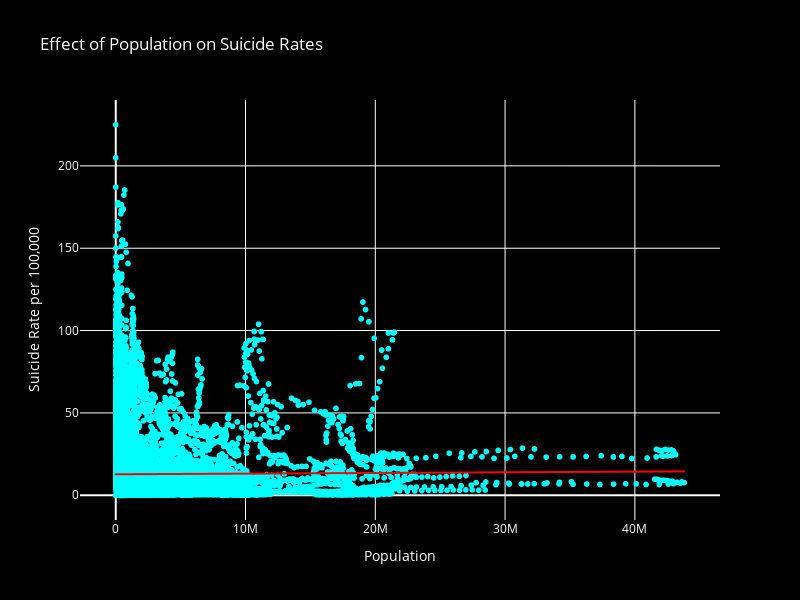

This figure's notebook cell:
### Code cell
import plotly.express as px
import plotly.graph_objects as go

fig_population_suicide = px.scatter(
    df, 
    x='population', 
    y='suicides/100k pop', 
    title='Effect of Population on Suicide Rates',
    labels={'population': 'Population', 'suicides/100k pop': 'Suicide Rate per 100k'},
    color_discrete_sequence=['cyan']
)

fig_regression = px.scatter(
    df, 
    x='population', 
    y='suicides/100k pop', 
    trendline='ols',
    color_discrete_sequence=['red'] 
)

fig_population_suicide.add_trace(fig_regression.data[1])  

fig_population_suicide.update_layout(
    plot_bgcolor='black',   
    paper_bgcolor='black',  
    font=dict(color='white'),  
    xaxis=dict(title='Population', tickfont=dict(color='white')),
    yaxis=dict(title='Suicide Rate per 100,000', tickfont=dict(color='white')),
    height=600, 
    width=800
)

### Figure 1 — Plotly figure (JSON) as saved in the notebook; plotly's stock layout.template omitted (floating-point values rounded to 4 significant figures; data arrays with more than 128 entries replaced by an {"elided": "..."} marker saying what was removed)
{"data": [{"hovertemplate": "Population=%{x}<br>Suicide Rate per 100k=%{y}<extra></extra>", "legendgroup": "", "marker": {"color": "cyan", "symbol": "circle"}, "mode": "markers", "name": "", "showlegend": false, "type": "scattergl", "x": {"elided": "27820 int values"}, "xaxis": "x", "y": {"elided": "27820 float values"}, "yaxis": "y"}, {"hovertemplate": "<b>OLS trendline</b><br>suicides/100k pop = 4.01596e-08 * population + 12.742<br>R<sup>2</sup>=0.000069<br><br>population=%{x}<br>suicides/100k pop=%{y} <b>(trend)</b><extra></extra>", "legendgroup": "", "marker": {"color": "red", "symbol": "circle"}, "mode": "lines", "name": "", "showlegend": false, "type": "scattergl", "x": {"elided": "27820 int values"}, "xaxis": "x", "y": {"elided": "27820 float values"}, "yaxis": "y"}], "layout": {"font": {"color": "white"}, "height": 600, "legend": {"tracegroupgap": 0}, "paper_bgcolor": "black", "plot_bgcolor": "black", "title": {"text": "Effect of Population on Suicide Rates"}, "width": 800, "xaxis": {"anchor": "y", "domain": [0, 1], "tickfont": {"color": "white"}, "title": {"text": "Population"}}, "yaxis": {"anchor": "x", "domain": [0, 1], "tickfont": {"color": "white"}, "title": {"text": "Suicide Rate per 100,000"}}}}
